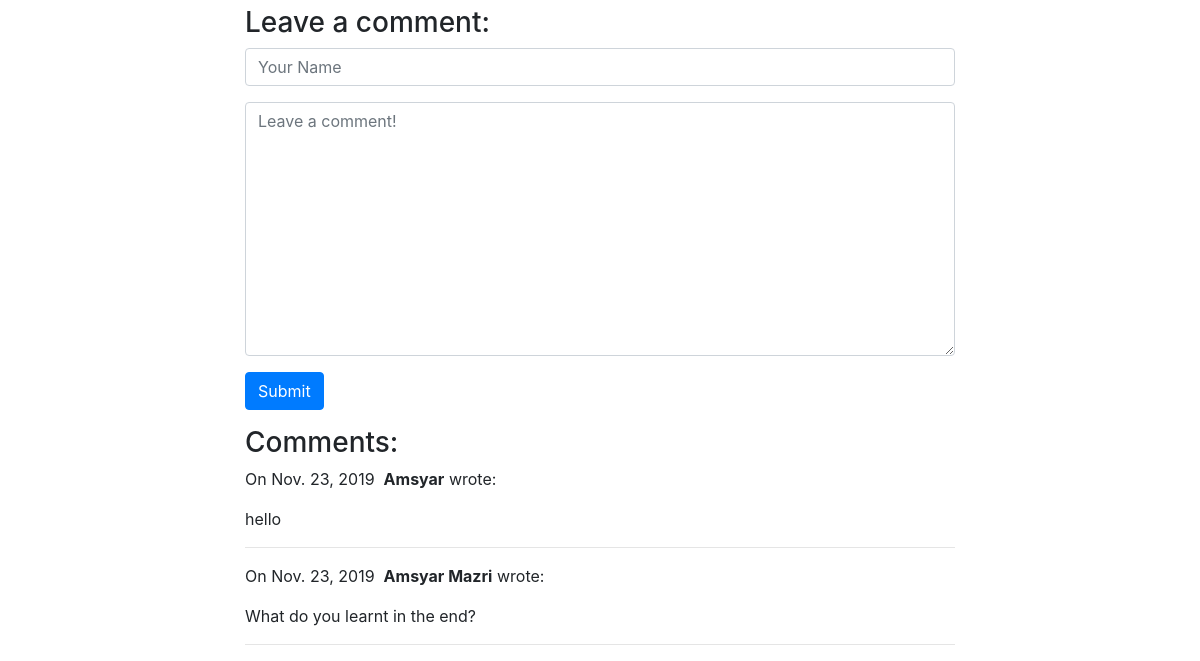
The page /blog/1/ (lower part) on the database as committed earlier.
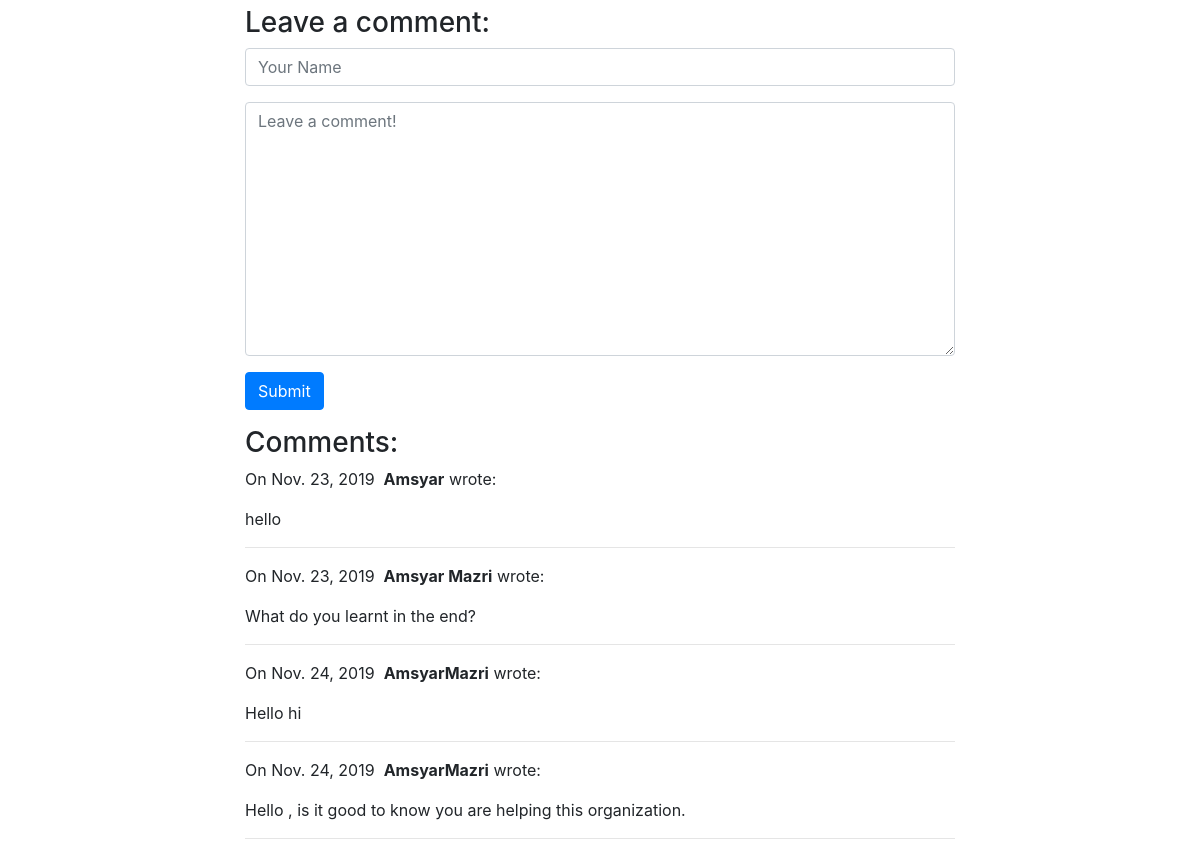
The same page on the database as committed later.
### blog/models.py (models this page shows)
class Comment(models.Model):
    author = models.CharField(max_length=60)
    body = models.TextField()
    created_on = models.DateTimeField(auto_now_add=True)
    post = models.ForeignKey("Post", on_delete=models.CASCADE)

### blog/views.py (the view, shortened to what this page needs)
# urls.py: path("<int:pk>/", views.blog_detail, name="blog_detail"),
def blog_detail(request, pk):
    post = Post.objects.get(pk=pk)
    comments = Comment.objects.filter(post=post)
    form = CommentForm()
    context = {"post": post, "comments": comments, "form": form}
    return render(request, "blog_detail.html", context)

### blog/forms.py
class CommentForm(forms.Form):
    author = forms.CharField(
        max_length=60,
        widget=forms.TextInput(attrs={
            "class": "form-control",
            "placeholder": "Your Name"
        })
    )
    body = forms.CharField(widget=forms.Textarea(
        attrs={
            "class": "form-control",
            "placeholder": "Leave a comment!"
        })
    )

### blog/templates/blog_detail.html (shortened to what this page needs)
{% extends "base.html" %}
{% block page_content %}
<div class="col-md-8 offset-md-2">
    <h3>Leave a comment:</h3>
    <form action="/blog/{{ post.pk }}/" method="post">
        <div class="form-group">
            {{ form.author }}
        </div>
        <div class="form-group">
           {{ form.body }}
        </div>
        <button type="submit" name="submit" class="btn btn-primary">Submit</button>
    </form>
    <h3>Comments:</h3>
    {% for comment in comments %}
    <p>
        On {{comment.created_on.date }}&nbsp;
        <b>{{ comment.author }}</b> wrote:
    </p>
    <p>{{ comment.body }}</p>
    <hr>
    {% endfor %}
</div>
{% endblock %}

Rows that differ between the two databases and show on the page:
added Comment: created_on "Nov. 24, 2019", author "AmsyarMazri", body "Hello hi"
added Comment: created_on "Nov. 24, 2019", author "AmsyarMazri", body "Hello , is it good to know you are helping this organization."
